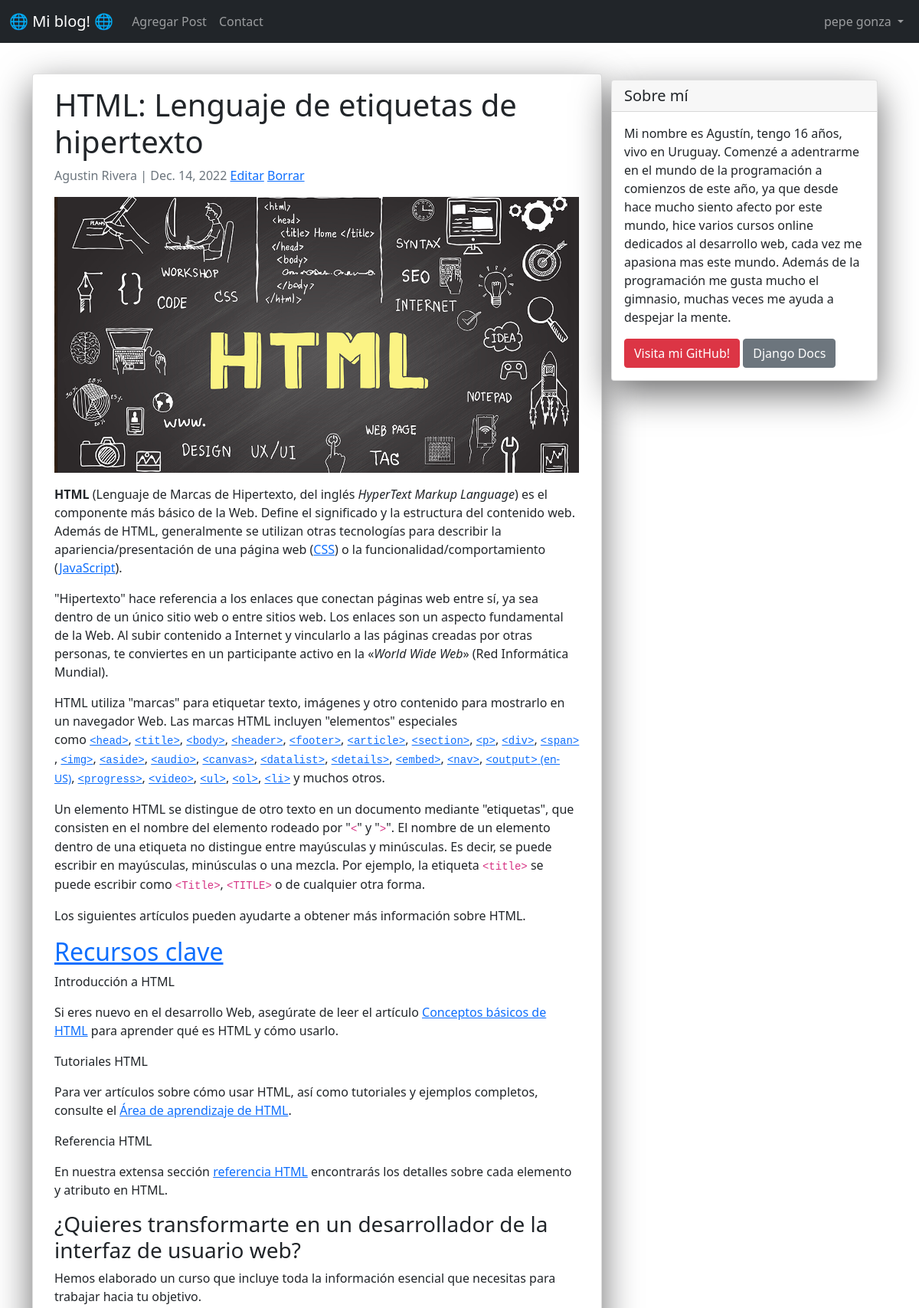
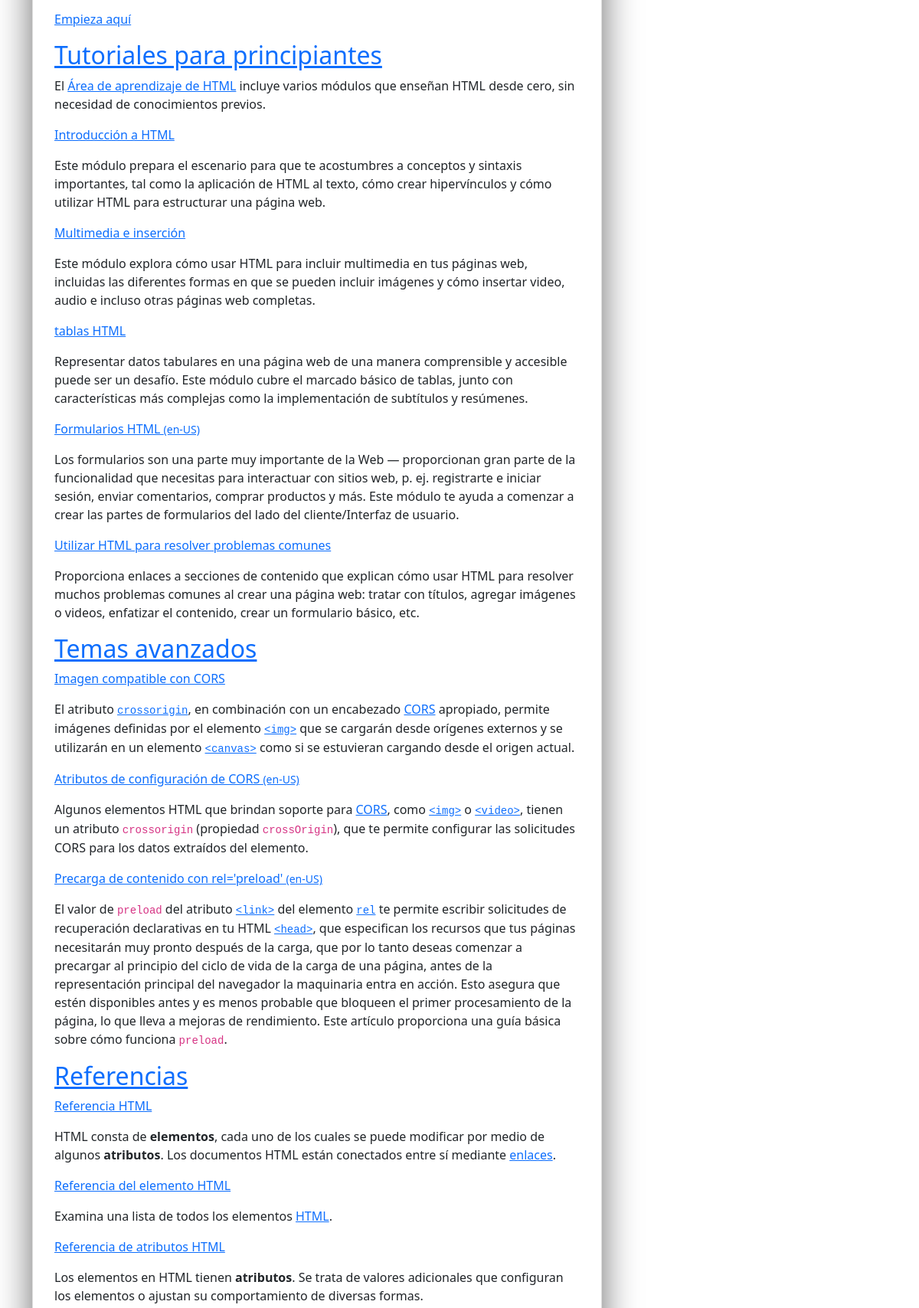
/post/4/ (signed in, upper part), run on the app's committed database (2 pictures, top to bottom).
### appblog/models.py (models this page shows, shortened)
class Post(models.Model):
    titulo = models.CharField(max_length=60)
    imagen_cabezera = models.ImageField(null=True, blank=True, upload_to="imagenes/")
    titulo_tag = models.CharField(max_length=60)
    autor = models.ForeignKey(User, on_delete=models.CASCADE)
    cuerpo = RichTextField(blank=True, null=True)
    fecha = models.DateField(auto_now_add=True)
    descripcion = models.CharField(max_length=100, default='click en el link para leer mas')
    likes = models.ManyToManyField(User, related_name='blog_post')
    def TotalLikes(self):
        return self.likes.count()

### appblog/views.py (the view)
# urls.py: path('post/<pk>/', PostDetail.as_view(), name="detalle-post"),
class PostDetail(DetailView):
   model = Post
   template_name = 'appblog/detail_post.html'
   def get_context_data(self, *args, **kwargs):
       context = super(PostDetail, self).get_context_data()
       stuff = get_object_or_404(Post, id=self.kwargs['pk'])
       total_likes = stuff.TotalLikes()
       liked = False
       if stuff.likes.filter(id=self.request.user.id).exists():
        liked = True
       context["total_likes"] = total_likes
       context["liked"] = liked
       return context

### appblog/templates/appblog/detail_post.html (shortened to what this page needs)
{% extends 'appblog/base.html' %}
{% block content %}
<div class="container">
  <div class="row">
    <div class="col-md-8 card mb-4  mt-3 left  top">
      <div class="card-body">
        <h1>{% block title %} {{object.titulo}} {% endblock title %}</h1>
        <p class=" text-muted">{{ object.autor.first_name}}
            {{object.autor.last_name}} | {{ object.fecha }}
            {% if request.user.is_authenticated %}
                <a href="{% url 'actualizar-post' object.id %}">Editar</a>
                <a href="{% url 'borrar-post' object.id %}">Borrar</a>
            {% endif %}
        </p>
        {% if object.imagen_cabezera %}
            <img src="{{ object.imagen_cabezera.url }}" width="685">
        {% endif %}
        <p class="card-text ">{{ object.cuerpo|safe }}</p>
        <br/><br/>
<br/><br/>
<br>
<br>
<br/><br/>
<br/><br/>
<br>
{% if not post.comments.all %}
<br>
    <br>
<br>
{% endif %}
<br>
      </div>
    </div>
    {% block sidebar %} {% include 'appblog/sidebar.html' %} {% endblock sidebar %}
  </div>
</div>
{% endblock content %}

### appblog/templates/appblog/base.html (shortened to what this page needs)
<!doctype html>
<html lang="en">
  <head>
    <link href="https://cdn.jsdelivr.net/npm/bootstrap@5.0.2/dist/css/bootstrap.min.css" rel="stylesheet">
  </head>
  <body>
    <nav class="navbar navbar-expand-lg navbar-dark bg-dark">
        <div class="container-fluid">
          <a class="navbar-brand" href="{% url 'inicio' %}"> 🌐 Mi blog! 🌐</a>
          <div class="collapse navbar-collapse" id="navbarSupportedContent">
            <ul class="navbar-nav me-auto mb-2 mb-lg-0">
              {% if request.user.is_authenticated %}
                <li class="nav-item">
                <a class="nav-link" href="{% url 'agregar-post' %}">Agregar Post</a>
              {% endif %}
              </li>
                <li class="nav-item">
                <a class="nav-link" href="{% url 'contact' %}">Contact</a>
              </li>
            </ul>
          {% if request.user.is_authenticated %}
            <ul class="navbar-nav ml-auto">
              <li class="nav-item dropdown">
                <a class="nav-link dropdown-toggle" href="#" id="navbarDropdown" role="button" data-bs-toggle="dropdown" aria-expanded="false">
                  {{ user.first_name}}
                  {{user.last_name}}
                </a>
              </li>
                </ul>
          {% endif %}
          </div>
        </div>
      </nav>
    <br/>
    <div class="container">
    {% block content%}
    {% endblock%}
    </div>
  </body>
</html>

### appblog/templates/appblog/sidebar.html (style rules this page uses)
.card { box-shadow: 0 16px 48px #6a6a6b; }

### data on the page
Post: titulo "HTML: Lenguaje de etiquetas de hipertexto", autor.first_name "Agustin", autor.last_name "Rivera", fecha "Dec. 14, 2022", imagen_cabezera (picture), cuerpo "HTML (Lenguaje de Marcas de Hipertexto, del inglés HyperText Markup Language ) es el componente más básico de la Web. Define el significado y la estructura del contenido web. Además de HTML, generalmente se utilizan otras tecnologías para describir la apariencia/presentación de una página web ( CSS ) o la funcionalidad/comportamiento ( JavaScript ). \"Hipertexto\" hace referencia a los enlaces que conectan páginas web entre sí, ya sea dentro de un único sitio web o entre sitios web. Los enlaces son un aspecto fundamental de la Web. Al subir contenido a Internet y vincularlo a las páginas creadas por otras personas, te conviertes en un participante activo en la « World Wide Web » (Red…"

### other printed values
{{ user.first_name }} "pepe"
{{ user.last_name }} "gonza"
